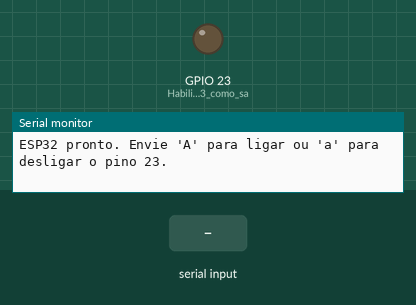
Recording of a sketch running on a simulated ESP32. Parts: output pins drawn as LEDs (lit = HIGH), the last lines printed to the serial monitor. The test bench sets the inputs (shaded band).

Above: at 1.2 s.
1.3 s: "A" received over Serial
At 1.7 s:
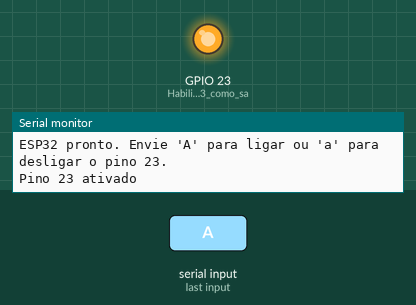
2.8 s: "a" received over Serial
At 4.0 s:
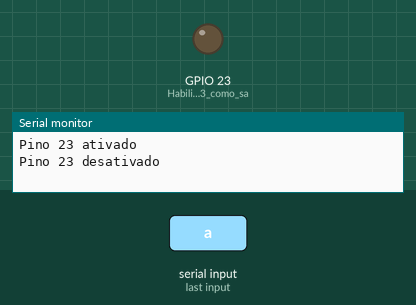
Timing chart, 0 to 5.8 s (numbered marks = the images above; inputs shaded):
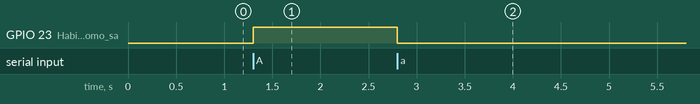

Measured:
- after the input at 1.3 s, GPIO 23 (Habilitar_pino_23_como_sa): LOW → HIGH at once
- after the input at 2.8 s, GPIO 23 (Habilitar_pino_23_como_sa): HIGH → LOW at once

The sketch:

Comunicacao_serial.ino
```cpp
/*
 * Este programa controla um pino de saída digital (GPIO 23) do ESP32
 * através de comandos enviados pelo Serial Monitor (Monitor Serial).
 * * - Ao receber o caractere 'A' (maiúsculo), ele LIGA o pino 23 (define como HIGH).
 * - Ao receber o caractere 'a' (minúsculo), ele DESLIGA o pino 23 (define como LOW).
 */
char Dados; // Definição do tipo de variável

void setup() {
  Serial.begin(115200);   // Habilitar comunicação serial ESP32
  pinMode(23, OUTPUT);    // Habilitar pino 23 como saída

  Serial.println("ESP32 pronto. Envie 'A' para ligar ou 'a' para desligar o pino 23.");
}

void loop() {
  // Verifica se há dados disponíveis para ler
  if (Serial.available() > 0) {

    // Lê o dado
    Dados = Serial.read();

    // Compara o dado lido
    if (Dados == 'A') {
      digitalWrite(23, HIGH);
      Serial.println("Pino 23 ativado");
    }
    else if (Dados == 'a') {
      digitalWrite(23, LOW);
      Serial.println("Pino 23 desativado");
    }
  }
}
```
